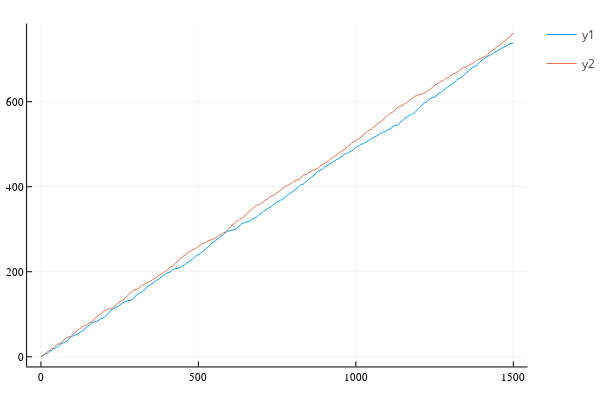

The cell this chart's notebook holds for it:
### Code cell
even=zeros(Int64,N)
odd = zeros(Int64,N);
even[1]=1; #Ω(1) is even (=0)
for i=2:N
    if mod(Ω[i],2)==0
        even[i]=1;
    else
        odd[i]=1;
    end
end

plot(1:N,cumsum(even))
plot!(1:N,cumsum(odd))

### Figure 1 — Plotly figure (JSON) as saved in the notebook; plotly's stock layout.template omitted (floating-point values rounded to 4 significant figures; data arrays with more than 128 entries replaced by an {"elided": "..."} marker saying what was removed)
{"data": [{"colorbar": {"title": ""}, "legendgroup": "y1", "line": {"color": "rgba(0, 154, 250, 1.000)", "dash": "solid", "shape": "linear", "width": 1}, "mode": "lines", "name": "y1", "showlegend": true, "type": "scatter", "x": {"elided": "1500 int values"}, "xaxis": "x", "y": {"elided": "1500 int values"}, "yaxis": "y", "zmax": null, "zmin": null}, {"colorbar": {"title": ""}, "legendgroup": "y2", "line": {"color": "rgba(227, 111, 71, 1.000)", "dash": "solid", "shape": "linear", "width": 1}, "mode": "lines", "name": "y2", "showlegend": true, "type": "scatter", "x": {"elided": "1500 int values"}, "xaxis": "x", "y": {"elided": "1500 int values"}, "yaxis": "y", "zmax": null, "zmin": null}], "layout": {"annotations": [], "height": 400, "legend_position": {"bgcolor": "rgba(255, 255, 255, 1.000)", "bordercolor": "rgba(0, 0, 0, 1.000)", "borderwidth": 1, "font": {"color": "rgba(0, 0, 0, 1.000)", "family": "sans-serif", "size": 11}, "title": {"font": {"color": "rgba(0, 0, 0, 1.000)", "family": "sans-serif", "size": 15}, "text": ""}, "tracegroupgap": 0, "traceorder": "normal", "x": 1, "xanchor": "auto", "y": 1, "yanchor": "auto"}, "margin": {"b": 20, "l": 0, "r": 0, "t": 20}, "paper_bgcolor": "rgba(255, 255, 255, 1.000)", "plot_bgcolor": "rgba(255, 255, 255, 1.000)", "showlegend": true, "width": 600, "xaxis": {"anchor": "y", "domain": [0.05101, 0.9934], "gridcolor": "rgba(0, 0, 0, 0.100)", "gridwidth": 0.5, "linecolor": "rgba(0, 0, 0, 1.000)", "mirror": false, "range": [-43.97, 1545.0], "showgrid": true, "showline": true, "showticklabels": true, "tickangle": 0, "tickcolor": "rgb(0, 0, 0)", "tickfont": {"color": "rgba(0, 0, 0, 1.000)", "family": "sans-serif", "size": 11}, "tickmode": "array", "ticks": "inside", "ticktext": ["0", "500", "1000", "1500"], "tickvals": [0, 500, 1000, 1500], "title": "", "titlefont": {"color": "rgba(0, 0, 0, 1.000)", "family": "sans-serif", "size": 15}, "type": "-", "visible": true, "zeroline": false, "zerolinecolor": "rgba(0, 0, 0, 1.000)"}, "yaxis": {"anchor": "x", "domain": [0.03762, 0.9902], "gridcolor": "rgba(0, 0, 0, 0.100)", "gridwidth": 0.5, "linecolor": "rgba(0, 0, 0, 1.000)", "mirror": false, "range": [-22.83, 783.8], "showgrid": true, "showline": true, "showticklabels": true, "tickangle": 0, "tickcolor": "rgb(0, 0, 0)", "tickfont": {"color": "rgba(0, 0, 0, 1.000)", "family": "sans-serif", "size": 11}, "tickmode": "array", "ticks": "inside", "ticktext": ["0", "200", "400", "600"], "tickvals": [0, 200, 400, 600], "title": "", "titlefont": {"color": "rgba(0, 0, 0, 1.000)", "family": "sans-serif", "size": 15}, "type": "-", "visible": true, "zeroline": false, "zerolinecolor": "rgba(0, 0, 0, 1.000)"}}}
